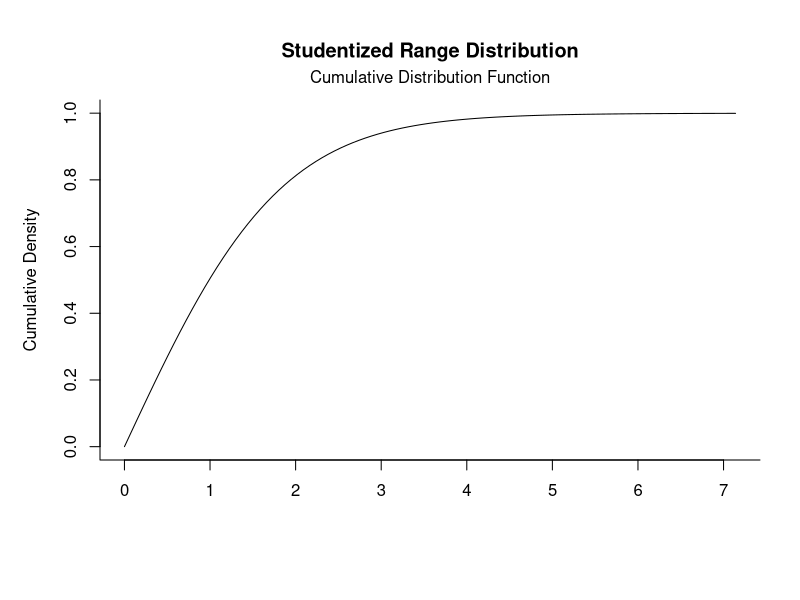

This chart was generated by the following R code: (Note: this script raises an error after producing the figure.)


qt(.975,df=10)
pt(2.228139,df=10)
qtukey(.95,nmeans=2,df=10)/sqrt(2)
ptukey(2.228139*sqrt(2),nmeans=2,df=10)
ptukey(2.228139*sqrt(2),nmeans=2,df=10,lower.tail=FALSE)


p05=qtukey(.95, nmeans=2, df=3:10)/sqrt(2)
p01=qtukey(.99, nmeans=2, df=3:10)/sqrt(2)
cbind(p05,p01)
p05=qtukey(.95, nmeans=3, df=3:10)/sqrt(2)
p01=qtukey(.99, nmeans=3, df=3:10)/sqrt(2)
cbind(p05,p01)
p05=qtukey(.95, nmeans=4, df=3:10)/sqrt(2)
p01=qtukey(.99, nmeans=4, df=3:10)/sqrt(2)
cbind(p05,p01)
p05=qtukey(.95, nmeans=5, df=3:10)/sqrt(2)
p01=qtukey(.99, nmeans=5, df=3:10)/sqrt(2)
cbind(p05,p01)

# CDF for Q
nm=2; dfe=10
lb=0; ub=qtukey(.9995,nmeans=nm,df=dfe)
x=seq(lb,ub,len=100)
y=ptukey(x,nmeans=nm,df=dfe)
par(mar=c(7,5,5,2))
plot(NULL,xlim=range(x),ylim=range(y),bty="l",xlab="",ylab="Cumulative Density",main="Studentized Range Distribution")
mtext("Cumulative Distribution Function",padj=-1)
lines(x,y,col="black")

# PDF for Q
nm=2; dfe=10
lb=0; ub=qtukey(.9995,nmeans=nm,df=dfe)
x=seq(lb,ub,len=100)
ll=0; ul=qtukey(.95,nmeans=nm,df=dfe)
y <- calc.deriv(ptukey,x,nmeans=nm,df=dfe)
par(mar=c(7,5,5,2))
plot(NULL,xlim=range(x),ylim=range(y),bty="l",xlab="",ylab="Probability Density",main="Studentized Range Distribution")
mtext("Probability Density Function",padj=-1)
seqx <- seq(ll,ul,0.01)
seqy <- calc.deriv(ptukey,seqx,nmeans=nm,df=dfe)
cx <- c(ll,seqx,ul)  
cy <- c(0,seqy,0)
polygon(cx,cy,col='gray90',lty=0)
lines(x,y,col="black")



# CDF for HSD
x=seq(0,6,len=100)*sqrt(2)
y=ptukey(x,nmeans=2,df=10)
plot(x,y,bty="l",type="l")
# PDF for HSD
x=seq(0,10,len=100)/sqrt(2)
y=calc.deriv(ptukey,x,nmeans=3,df=10)
plot(x,y,bty="l",type="l")
